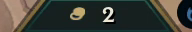
#> input picture tft_video_analyzer/scripts/gold_center_center_1.png, 192 x 32 px
$ python -i final_label_screenshots.py   (imports and definitions only)
#> lines starting #> are read from the running program, lines starting #| are printed output that depends on the picture
#> further down, picture is the input picture: shape (32, 192, 3); mean B, G, R 54.6, 62.6, 60.7
#!/usr/bin/env python3
"""Final labeling script with all detectors working correctly"""

import cv2
import numpy as np
import os
import glob
import shutil
import pytesseract
import sys

# Add detectors to path if running standalone
sys.path.append(os.path.dirname(os.path.abspath(__file__)))

def detect_transition(frame):
    """Detect transition screens (mostly black)"""
    gray = cv2.cvtColor(frame, cv2.COLOR_BGR2GRAY)
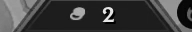
#> gray: shape (32, 192); min 0, max 233, mean 61.1
    black_pixels = np.sum(gray < 10)
#> black_pixels = 291
    black_ratio = black_pixels / gray.size
#> black_ratio = 0.0474
    return black_ratio > 0.80

def is_loading_screen(frame):
    """Detect loading screen with champion cards"""
    h, w = frame.shape[:2]
#> h = 32; w = 192

    # Loading screens have high purple content (8 cards spread across screen)
    hsv = cv2.cvtColor(frame, cv2.COLOR_BGR2HSV)
#> hsv: shape (32, 192, 3); mean H, S, V 64.3, 100.3, 70.8
    lower = np.array([130, 30, 30])
    upper = np.array([180, 255, 255])
    mask = cv2.inRange(hsv, lower, upper)
#> mask: shape (32, 192); every value is 0
    purple_ratio = np.sum(mask > 0) / mask.size
#> purple_ratio = 0

    # Loading screens have >40% purple content
    if purple_ratio > 0.40:
        # Check text region - loading screens won't have clean "Choose One"
        text_x1, text_x2 = int(w * 0.42), int(w * 0.58)
        text_y1, text_y2 = int(h * 0.18), int(h * 0.23)
        text_region = frame[text_y1:text_y2, text_x1:text_x2]

        text_gray = cv2.cvtColor(text_region, cv2.COLOR_BGR2GRAY)
        _, text_binary = cv2.threshold(text_gray, 200, 255, cv2.THRESH_BINARY)
        white_ratio = np.sum(text_binary > 0) / text_binary.size

        # Loading screens: high purple + either no white text OR too much scattered text
        num_labels, _ = cv2.connectedComponents(text_binary)

        # Loading screen indicators:
        # - Very little white text (< 10%) OR
        # - Too many components (> 20, indicating scattered text/noise)
        if white_ratio < 0.10 or num_labels > 20:
            return True

    return False

def detect_augment_strict(frame):
    """Strict augment detection - must have Choose One text pattern"""
    if detect_transition(frame):
        return False

    # Reject if it's a loading screen
    if is_loading_screen(frame):
        return False

    h, w = frame.shape[:2]
#> h = 32; w = 192

    # Check text region for clean "Choose One" pattern
    text_x1, text_x2 = int(w * 0.42), int(w * 0.58)
#> text_x1 = 80; text_x2 = 111
    text_y1, text_y2 = int(h * 0.18), int(h * 0.23)
#> text_y1 = 5; text_y2 = 7
    text_region = frame[text_y1:text_y2, text_x1:text_x2]

    text_gray = cv2.cvtColor(text_region, cv2.COLOR_BGR2GRAY)
    _, text_binary = cv2.threshold(text_gray, 200, 255, cv2.THRESH_BINARY)
    white_ratio = np.sum(text_binary > 0) / text_binary.size
#> white_ratio = 0

    # "Choose One" text should be 10-30% white pixels
    if not (0.10 <= white_ratio <= 0.30):
        return False

    # Check connected components - "Choose One" has 8-15 components
    num_labels, _ = cv2.connectedComponents(text_binary)
    if not (8 <= num_labels <= 15):
        return False

    # Also check overall purple content - augments have less purple than loading
    hsv = cv2.cvtColor(frame, cv2.COLOR_BGR2HSV)
    lower = np.array([130, 30, 30])
    upper = np.array([180, 255, 255])
    mask = cv2.inRange(hsv, lower, upper)
    overall_purple = np.sum(mask > 0) / mask.size

    # Augment screens have 20-35% purple (3 cards)
    # Loading screens have >40% purple (8 cards)
    if overall_purple > 0.35:
        return False

    # Verify 3 cards in augment positions
    card_width = int(w * 0.18)
    card_height = int(h * 0.42)
    card_y_center = int(h * 0.52)

    purple_count = 0
    card_positions = [0.295, 0.5, 0.705]

    for x_rel in card_positions:
        x_center = int(w * x_rel)
        x1 = max(0, x_center - card_width // 2)
        x2 = min(w, x_center + card_width // 2)
        y1 = max(0, card_y_center - card_height // 2)
        y2 = min(h, card_y_center + card_height // 2)

        card_region = frame[y1:y2, x1:x2]
        card_hsv = cv2.cvtColor(card_region, cv2.COLOR_BGR2HSV)
        mask = cv2.inRange(card_hsv, lower, upper)
        purple_ratio = np.sum(mask > 0) / mask.size

        if purple_ratio > 0.15:
            purple_count += 1

    # Must have exactly 3 purple cards
    return purple_count == 3

def detect_loading(frame):
    """Loading screen detection"""
    return is_loading_screen(frame)

# [221 lines left out: functions detect_planning_phase, detect_shop, detect_combat, detect_round_fast, main, not called in this run]

# [2 lines not run here, left out]

>>> import cv2
>>> picture = cv2.imread('gold_center_center_1.png')
>>> result = detect_augment_strict(picture)
#> result = False

$ run again, on tft_video_analyzer/scripts/gold_center_center_exact.png
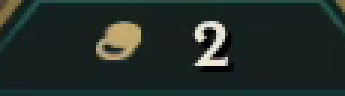
#> input picture tft_video_analyzer/scripts/gold_center_center_exact.png, 115 x 32 px (shown 3 times larger)
#> picture is the input picture: shape (32, 115, 3); mean B, G, R 41.5, 45.1, 33.9
#> in detect_transition, `gray = cv2.cvtColor(frame, cv2.COLOR_BGR2GRAY)`:
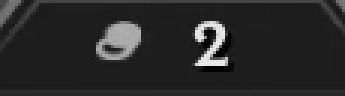
#> gray: shape (32, 115) (shown 3 times larger); min 0, max 233, mean 41.4
#> black_pixels = 48
#> black_ratio = 0.013
#> in is_loading_screen, `h, w = frame.shape[:2]`: h = 32; w = 115
#> hsv: shape (32, 115, 3); mean H, S, V 81.5, 92.5, 46.5
#> mask: shape (32, 115); every value is 0
#> purple_ratio = 0
#> result = False

$ run again, on tft_video_analyzer/scripts/gold_center_center_left.png
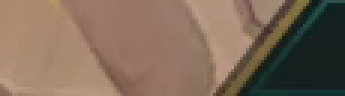
#> input picture tft_video_analyzer/scripts/gold_center_center_left.png, 115 x 32 px (shown 3 times larger)
#> picture is the input picture: shape (32, 115, 3); mean B, G, R 89.5, 106.5, 127.1
#> in detect_transition, `gray = cv2.cvtColor(frame, cv2.COLOR_BGR2GRAY)`:
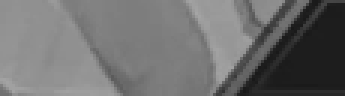
#> gray: shape (32, 115) (shown 3 times larger); min 24, max 165, mean 110.7
#> black_pixels = 0
#> in is_loading_screen, `h, w = frame.shape[:2]`: h = 32; w = 115
#> hsv: shape (32, 115, 3); mean H, S, V 27.4, 89.1, 130.3
#> mask: shape (32, 115); every value is 0
#> purple_ratio = 0
#> result = False
